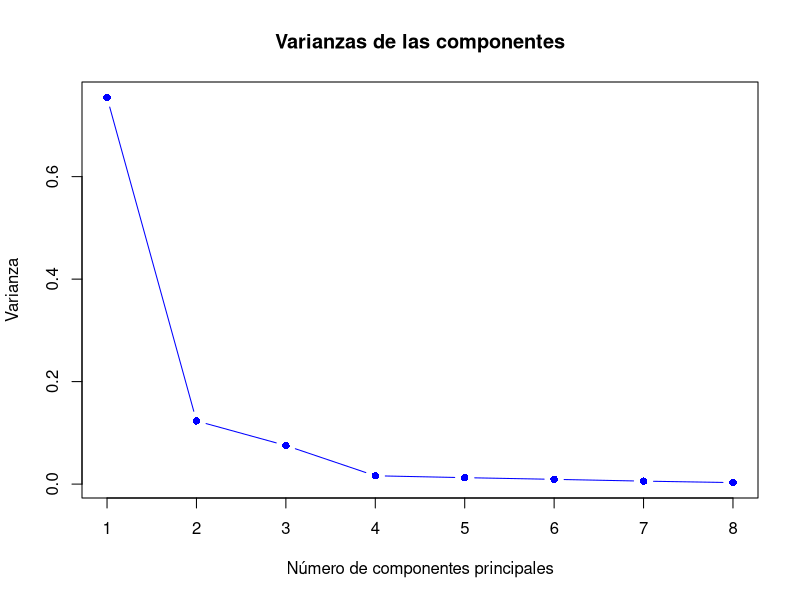
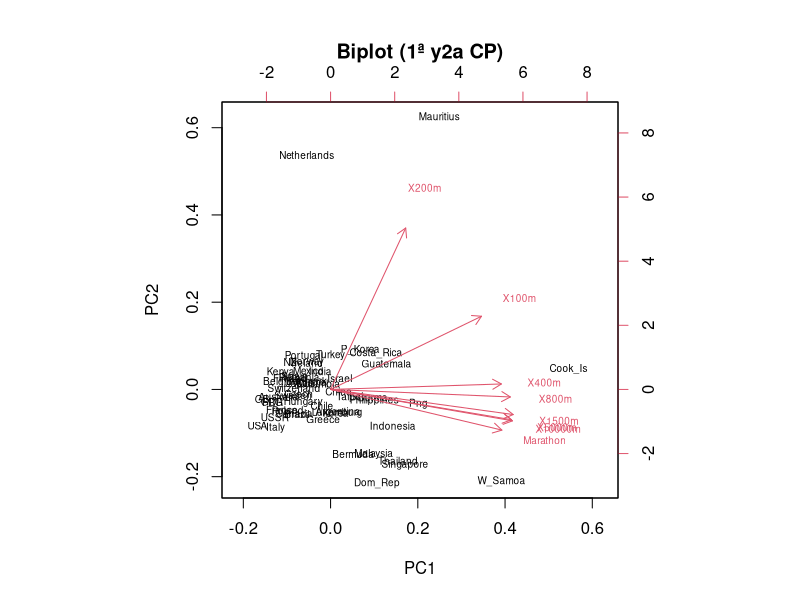
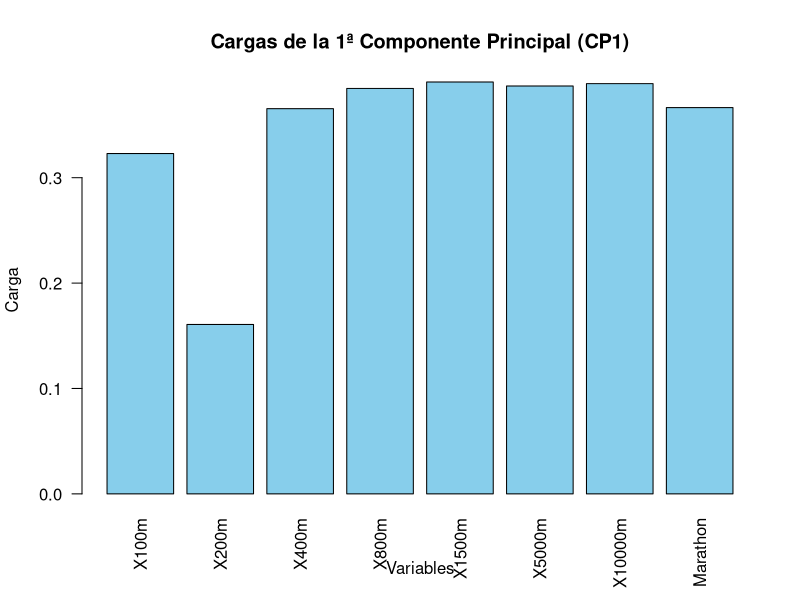
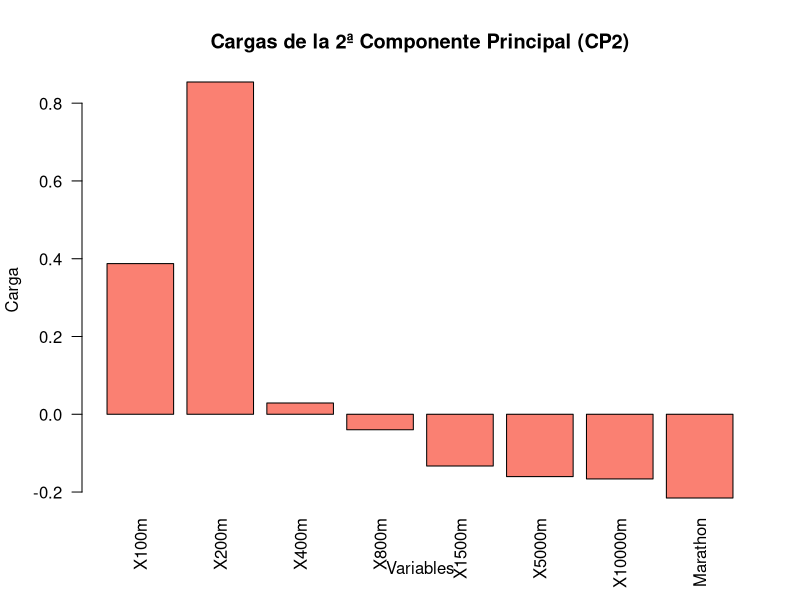

The R source for these figures, in order:
#------------------------------------------TAREA 2--------------------------------------
# -------------------------------------- Ejercicio 1 -----------------------------------

# Se presentan los récords nacionales (athletic.csv) de 8 diferentes pruebas de atletismo en 55 países. Los récords  recolectados corresponden a las siguientes pruebas:  
# 100m (seg)  
# 200m (seg)  
# 400m (seg)  
# 800m (min)  
# 1500m (min)  
# 5000m (min)  
# 10000m (min)  
# Marathon (min)  
#Los datos se encuentran en el archivo athletic.rda  

# 1. Observa que algunos datos están en segundos y otros en minutos. Comenta los problemas que esto  puede generar en el análisis de componentes principales.
# Utilizar variables con diferentes unidades de medición podría traer problemas en el análisis de componentes principales, ya que el análisis podría ser sencible a alguna de ellas. Por lo que es conveniente
# trabajar con los datos centrados y estandarizados, es decir, con la matriz R.


# 2. Calcula la varianza de cada una de las variables y haz el cociente de la máxima entre la mínima.  Comenta (¿qué variables se deben transformar para evitar el cociente tan grande? ¿Cómo  transformarlas?).
# Vamos a cargar la base de datos
athletic <- read.csv("athletic.csv")
athletic

# Primero vamos a poner todo en minutos
athletic[,1:3] <- athletic[,1:3] / 60
athletic

# Cálculo de varianzas
varianzas <- apply (athletic, 2, var)
varianzas

var_max <- max(varianzas)
var_max

var_min <- min(varianzas)
var_min

cociente_varianzas <- var_max /  var_min
cociente_varianzas

# El cociente calculado es de 2481590, es un número demasiado grande que indica que la diferencia entre varianzas es muy grande. 
# Esto ocurre por la variable Marathon, ya que es la que posee más varianza (85.134042), incluso entre las variables que también están en 
# minutos. Esto es porque su rango de valores inicia desde el 128 hasta el 164.7
# Por ello, esa variable es la que se podría normalizar (restar a cada valor su media y divir entre su varianza)
# para poder utilizar la matriz de varianzas y covarianzas
# En R se tiene la función sclae() para realizar ese proceso

athletic_normalizada <- scale(athletic)
athletic_normalizada

# 3. Calcula la matriz de correlaciones (no imprimir). Comenta las relaciones entre las variables. 

matriz_correlaciones <- cor(athletic)
#print(matriz_correlaciones)

# De manera general podemos decir que las variables se correlacionan de manera positiva ya que no se tienen valores menores a cero
# Aquellas variables con mayor correlación (cercanas a 1) son 100m con 400m, 400m con 800m, 400m con 1500m, 800m con 1500m, 500m con 1500m (0.928114), 
# 1500m con 10000m (0.9337307), 5000m con 10000m (0.9738873) siendo estas 3 últimas las más grandes. 

#En general, la mayoría de las variables se encuentran asociadas de manera positiva y con una relación fuerte. 
#la más débil es la de 0.26 entre la prueba de 200 y 400m
#Y en general es la prueba de 200m la que tiene menor correlación con las demás

# 4. Calcule los componentes principales. (¿es recomendable usar la matriz de correlaciones?, explica). Describe brevemente los resultados.

#pca <- princomp(na.omit(athletic),cor = TRUE)
pca <- prcomp(athletic, center = TRUE, scale.= TRUE)
summary(pca)

#De la matriz S, haciendo el cociente de la varianza máxima con la mínima se obtiene 
#20990.91 que es un valor muy grande y hace que usar la matriz S no sea viable. 
#Por lo cual conviene utilizar la matriz de correlaciones.


# 5. Haz una gráfica de la varianza de las componentes (screeplot).Comenta.  
# 6. Explica tu criterio para selección de número de componentes. ¿qué proporción de la varianza total  se explica con el número de variables que seleccionaste? 
#Vamos a extraer la varianza de cada componente

varianzas_pca <- summary(pca)$importance[2,]

#Graficando
plot(varianzas_pca, type="b",
     main= "Varianzas de las componentes",
     xlab = "Número de componentes principales", 
     ylab = "Varianza", 
     col = "blue", pch=16)

##convendría quedarse con entre 2 y 3 componentes. 
#Si nos quedaramos con dos ya tendríamos el 87% de la varianza explicada y se facilitaría la interpretación
#Si nos quedaramos con tres ya tendríamos el 95% de la varianza explicada, aunque la interpretación podría
#ser menos sencilla.

# Además, conviene más interpretar a los que se encuentran lejos del eje horizontal, ya que esa primera componente por sí
#sola se lleva el 75% de la varianza. 

# 7. Haz el biplot (1ª y2a CP) comenta (identifica grupos de países, valores discrepantes y  comportamiento de las variables originales). 

biplot(pca,main = "Biplot (1ª y2a CP)",
       cex = 0.6) 

#Dadas las cargas, la segunda componente tiene mayor carga en la variable 200m, por lo que si encontramos 
#en el biplot variables por encima de la 2da componente, estas serían valores altos respecto a la prueba
#de 200m

#Como la primera componente tiene mayor carga en las variables de pruebas de 100 y 400 y más metros
#entonces las variables que se encuentren más a la derecha de la primera componente se asociarán
#a los países que se desempeñan mejor en las pruebas de 100, 400 o más metros.


##Convendría examinar a Cook_ls,  W_samoa que tienen los puntajes más altos de las pruebas que implican más de.
#400 m
#Netherlands y Mauritius tendría los puntuajes más altos en pruebas que implican menos de 400m 

#Y que probablemente República dominicana sea la que menos destace de los países.
#Revisando los valores originales:
athletic[c("Cook_Is", "W_Samoa","Netherlands", "Mauritius", "Dom_Rep"),]


# 8. Calcula la correlación de la 1ª componente con cada una de las variables originales. Comenta.

pca$rotation[,1]

#La primera componente correlaciona de manera similar con las variables de pruebas de 100, 400, 800, 1,500, 5,000,
#10,000 m y el marathon. Solo correlaciona de manera más baja con la variable de la prueba de 200m


# 9. Compara las cargas (loadings) de la 1ª y la 2ª CP. Haz los barplot correspondientes, compáralos y comenta.
cargas_PC1 <- pca$rotation[, 1]
cargas_PC2 <- pca$rotation[, 2]

cargas_PC1
cargas_PC2

#la primera componente tiene mayor carga en las variables de pruebas de 100m y 400m y más metros
#la segunda componente tiene mayor carga en las pruebas de 200m
#Por lo que, al examinar el biplot, los valores que se muevan más a la derecha podrían interpretarse como 
#los que se desempeñan de mejor manera en la mayoría de las pruebas
#Mientras que si hay valores que se mueven más hacia arriba, se interpretaría como aquellos que se 
#desempeñan mejor en las pruebas de pocos metros pero que se desempeñan peor en las otras pruebas (debido a las cargas negativas).


barplot(cargas_PC1, main = "Cargas de la 1ª Componente Principal (CP1)",
        ylab = "Carga", xlab = "Variables", col = "skyblue", las = 2)

# Graficar las cargas de la 2ª CP
barplot(cargas_PC2, main = "Cargas de la 2ª Componente Principal (CP2)",
        ylab = "Carga", xlab = "Variables", col = "salmon", las = 2)


# 10. Verifica que CP1 es ortogonal a la CP2.
#para comprobar que la primera componente es ortogonal a la segunda, basta con hacer una correlación entre los scores
#de cada componente
#Como la correlación es muy cercana a 0, podemos decir que las dos componente son ortogonales

cor(pca$x[,1], pca$x[,2])

